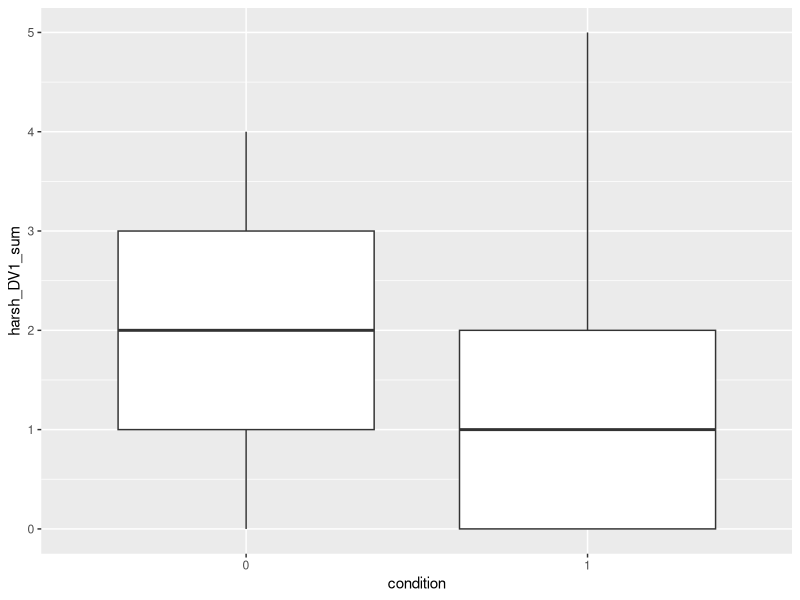
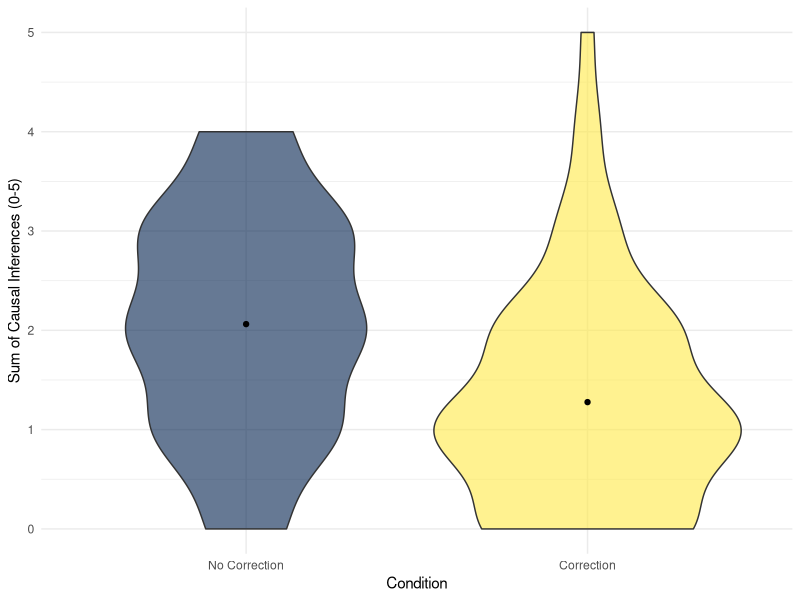
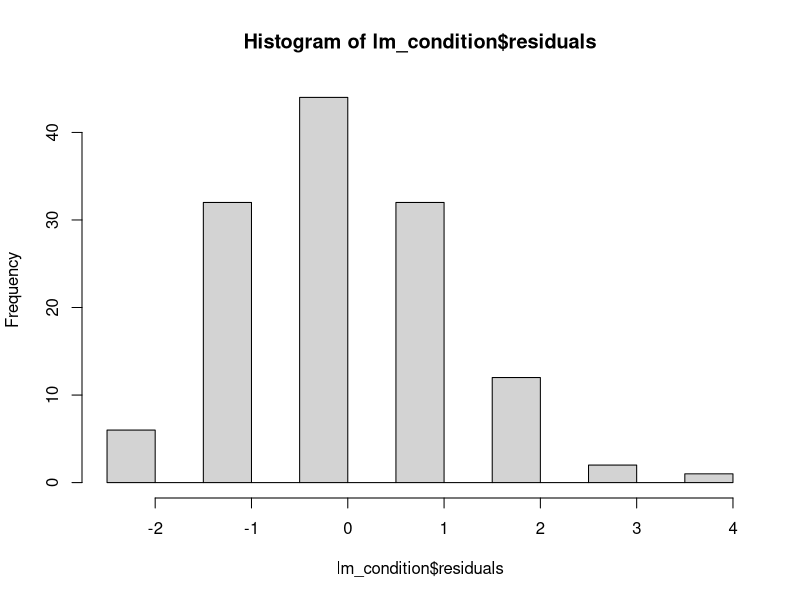
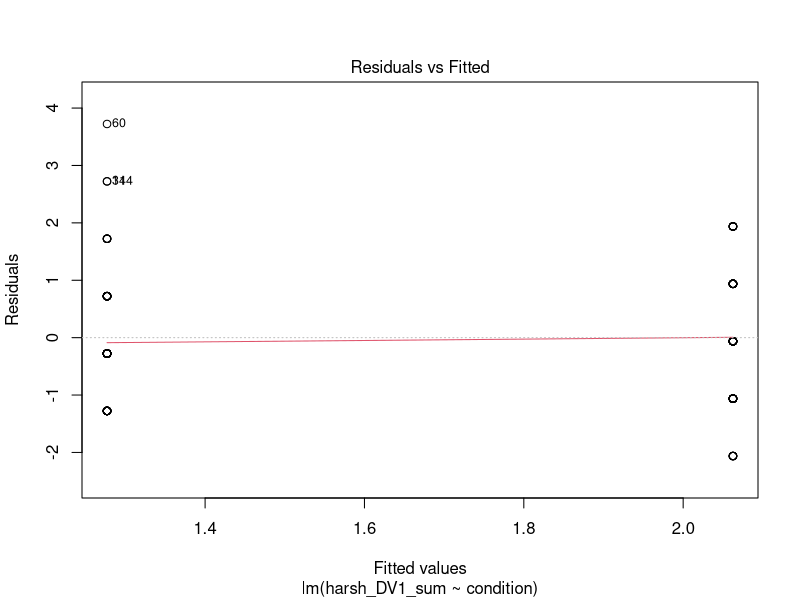
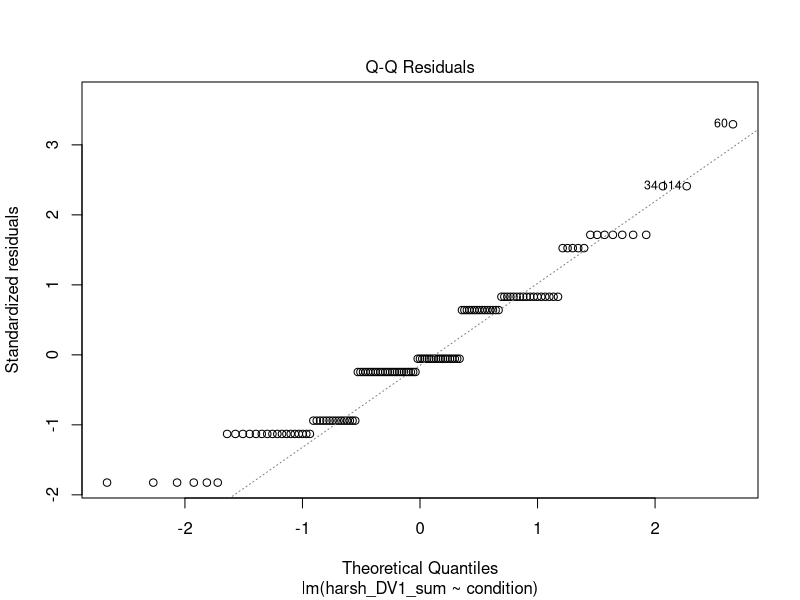
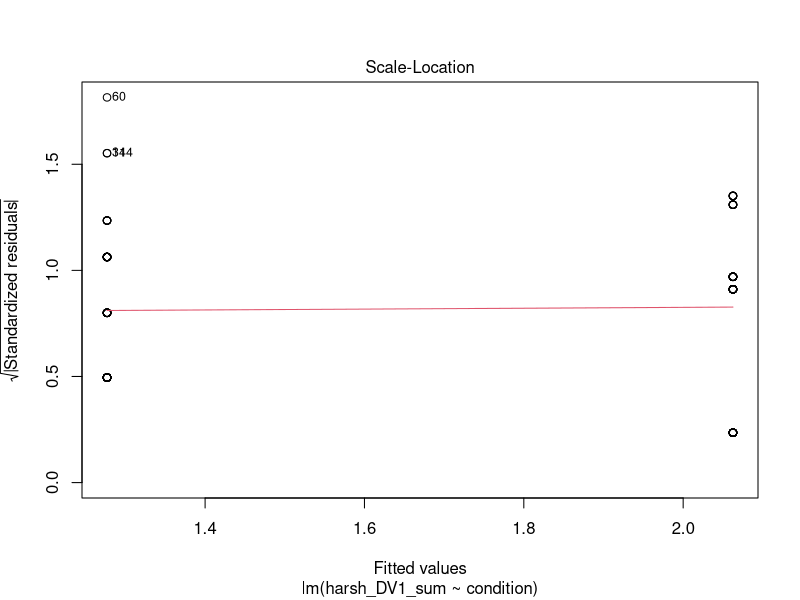
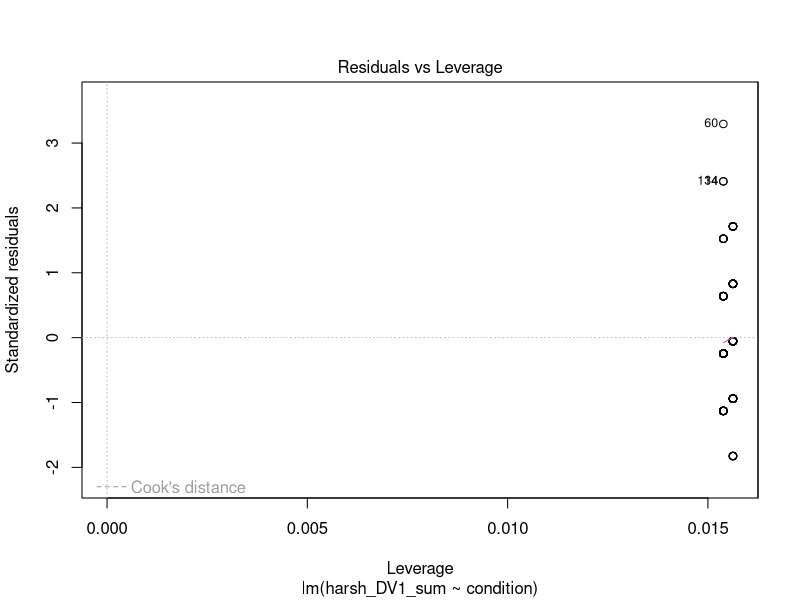
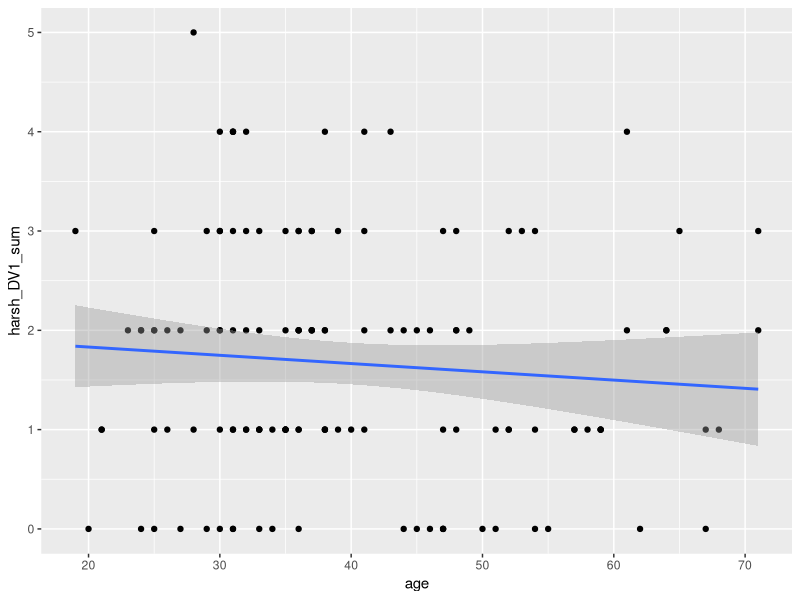

These charts were generated, in order, by the following R code:
## ---- chunk 1
# load packages you need for these tasks
library(tidyverse)

# Load data for this task
zhang_data <- read_csv("data/Zhang_data.csv") %>% 
  mutate(condition = as.factor(condition))
## ---- chunk 2
zhang_data %>% 
  ggplot(aes(x = condition, y = harsh_DV1_sum)) + 
  geom_boxplot()
## ---- chunk 3
zhang_data %>% 
  ggplot(aes(x = condition, y = harsh_DV1_sum, fill = condition)) + 
  geom_violin(alpha = .6, trim = TRUE) +
  stat_summary(fun = "mean", geom = "point") +
  stat_summary(fun.data = "mean_cl_normal", geom = "errorbar", width = .1) +
  scale_fill_viridis_d(option = "E") +
  scale_y_continuous(name = "Sum of Causal Inferences (0-5)") +
  scale_x_discrete(name = "Condition", label = c("No Correction", "Correction")) + 
  guides(fill = FALSE) + 
  theme_minimal()
## ---- chunk 4
lm_condition <- lm(harsh_DV1_sum ~ condition, data = zhang_data)
## ---- chunk 5
lm_condition
## ---- chunk 6
summary(lm_condition)
## ---- chunk 7
confint(lm_condition)
## ---- chunk 8
lm_condition$residuals %>% # isolate the residuals element of the model list
  head() # print the first 6 
## ---- chunk 9
hist(lm_condition$residuals)
## ---- chunk 10
plot(lm_condition)
## ---- chunk 11
zhang_data %>% 
  ggplot(aes(x = age, y = harsh_DV1_sum)) + 
  geom_point() + 
  geom_smooth(method = "lm") # add a line of best fit using linear regression
## ---- chunk 12
lm_age <- lm(harsh_DV1_sum ~ age, data = zhang_data)

summary(lm_age)
## ---- chunk 13
confint(lm_age)
## ---- chunk 14
zhang_data <- zhang_data %>% 
  mutate(age_center = age - mean(age))

lm_age_centre <- lm(harsh_DV1_sum ~ age_center, data = zhang_data)

summary(lm_age_centre)
## ---- chunk 15
plot(lm_age)
## ---- chunk 16
zhang_data %>% 
  ggplot(aes(x = condition, y = harsh_DV1_sum, fill = condition)) + 
  geom_violin(alpha = .6, trim = TRUE) +
  stat_summary(fun = "mean", geom = "point") +
  stat_summary(fun.data = "mean_cl_normal", geom = "errorbar", width = .1) +
  scale_fill_viridis_d(option = "E") +
  scale_y_continuous(name = "Sum of Causal Inferences (0-5)") +
  scale_x_discrete(name = "Condition", label = c("No Correction", "Correction")) + 
  guides(fill = FALSE) + 
  theme_minimal()
